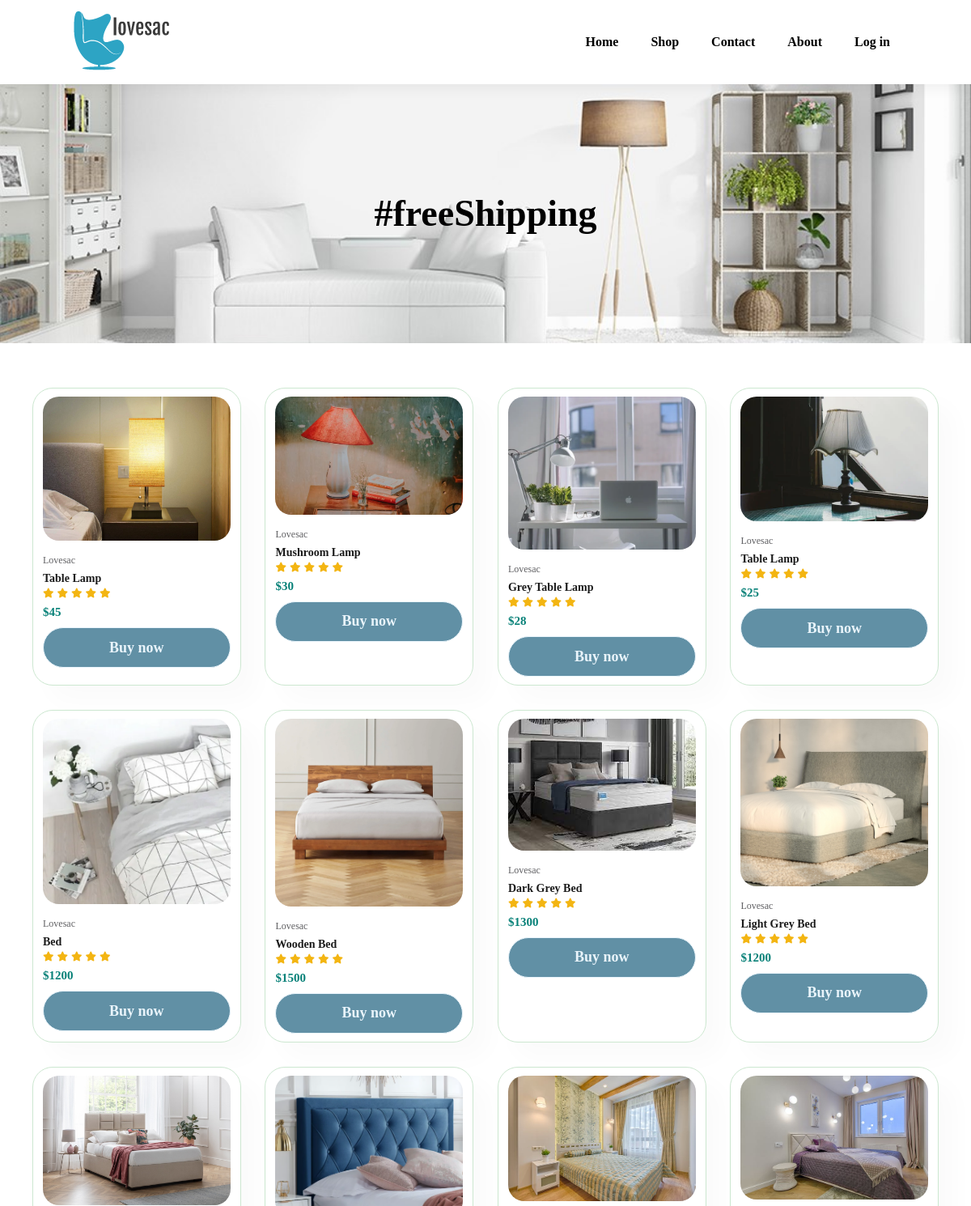
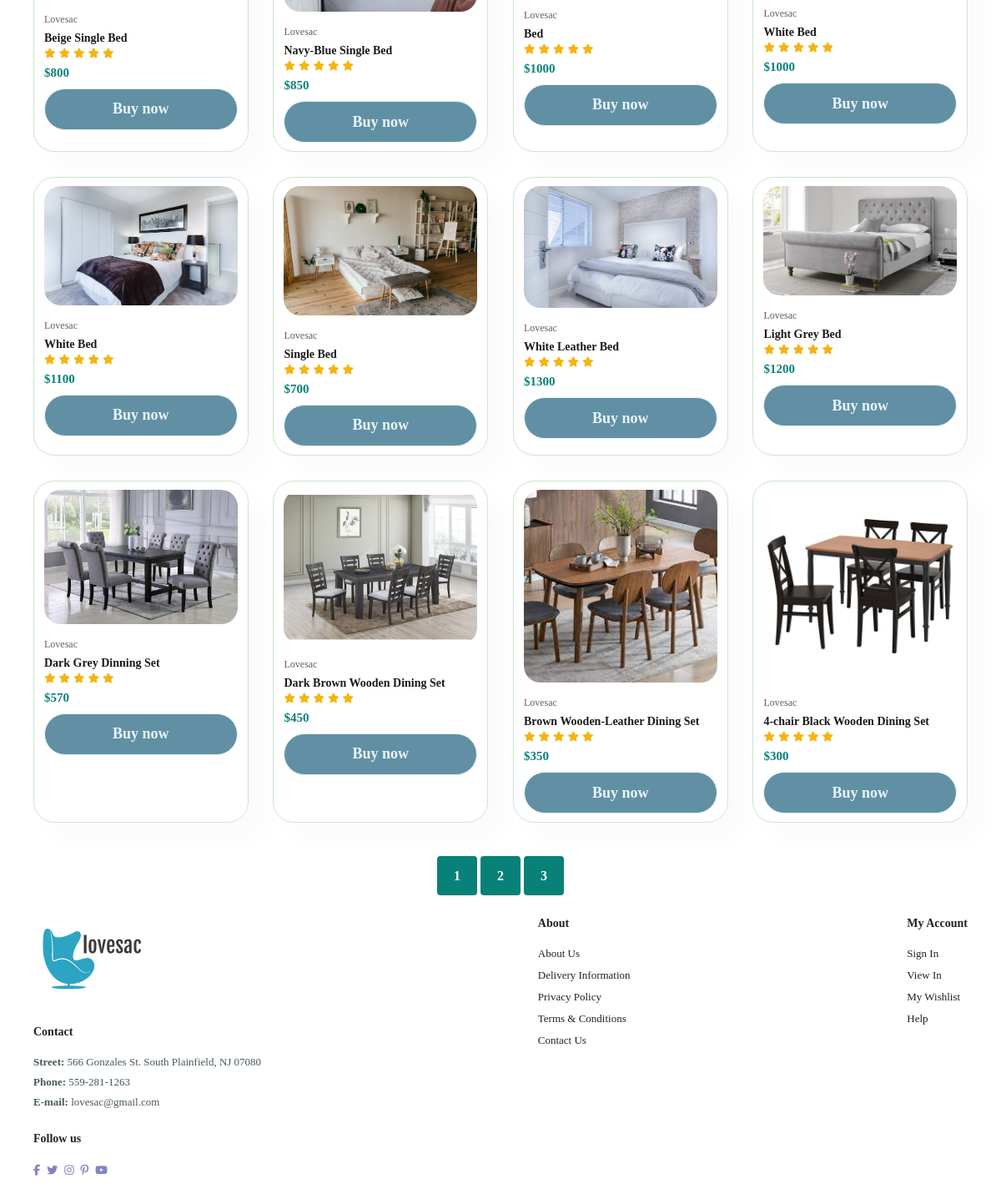
/shop2.php, run on the app's committed database (2 pictures, top to bottom).
### tables this page shows
CREATE TABLE `shop` (
  `products_ID` int(11) NOT NULL,
  `title` varchar(255) NOT NULL,
  `image` varchar(512) NOT NULL,
  `description` varchar(255) NOT NULL,
  `price` varchar(255) NOT NULL
);

### shop2.php (the view, shortened to what this page needs)
<?php
$db = new dbConnect();
$pdo = $db->connDB();
$query = $pdo->query('SELECT* from shop WHERE products_ID between 17 and 36');
$shop = $query->fetchAll();
?>
<!DOCTYPE html>
<html lang="en">
<head>
    <link rel="stylesheet" href="style.css">
    <link rel="stylesheet" href="https://cdnjs.cloudflare.com/ajax/libs/font-awesome/5.15.2/css/all.min.css">
    <link rel="stylesheet" href="https://fontawesome.com/icons/circle-xmark?s=solid&f=classic">
    <link rel="stylesheet" href="https://fontawesome.com/icons/arrow-right?s=light&f=classic">
</head>
<body>
<?php include 'header.php'; ?>
    <section id="page-header">
        <h2>#freeShipping</h2>
    </section>
    <section id="product1" class="section-p1">
        <div class="pro-container">
            <?php foreach ($shop as $shop1):?>
            <div class="pro">
               <img src="img/<?php echo $shop1['image']; ?>" alt="product image">
                <div class="des">
                    <span>Lovesac</span>
                    <h5><?php echo $shop1 ['title']; ?></h5>
                    <div class="star">
                        <i class="fas fa-star"></i>
                        <i class="fas fa-star"></i>
                        <i class="fas fa-star"></i>
                        <i class="fas fa-star"></i>
                        <i class="fas fa-star"></i>
                    </div>
                    <h4><?php echo $shop1 ['price']; ?></h4>
                    </div>
                <input type="submit" value="Buy now" name="submiti" onclick="<?php echo isset($_SESSION['username']) ? "window.location.href='completeBuying.php'" : "window.location.href='login.php'"; ?>">
            </div>
            <?php endforeach; ?>
            </div>
    </section>
    <section id="pageination" class="section-p1">
        <a onclick="window.location.href='shop.php'" href="#">1</a>
        <a onclick="window.location.href='shop2.php'" href="#" >2</a>
        <a onclick="window.location.href='shop3.php'" href="#">3</a>
    </section>
    <?php
    include 'footer.php';
    ?>
</body>
</html>

### header.php (shortened to what this page needs)
<!DOCTYPE html>
<html lang="en">
<head>
    <link rel="stylesheet" href="header.css">
    <link rel="stylesheet" href="../style.css">
    <link rel="stylesheet" href="https://cdnjs.cloudflare.com/ajax/libs/font-awesome/5.15.2/css/all.min.css">
    <link rel="stylesheet" href="https://fontawesome.com/icons/circle-xmark?s=solid&f=classic">
    <link rel="stylesheet" href="https://fontawesome.com/icons/arrow-right?s=light&f=classic">
</head>
<body>
<section id="header">
        <a href=#><img src="img/logo/logo_200x200.png" class="logo" alt=""></a>
        <div>
            <ul id="navbar">
                <li class = "<?= ($activePage == 'index.php')? 'active':' '?>"><a href="index.php">Home</a></li>
                <li class = "<?= ($activePage == 'shop.php')? 'active':' '?>"><a href="shop.php">Shop</a></li>
                <li class = "<?= ($activePage == 'contact.php')? 'active':' '?>"><a href="contact.php">Contact</a></li>
                <li class = "<?= ($activePage == 'about.php')? 'active':' '?>"><a href="about.php">About</a></li>
                <?php if(isset($_SESSION['username'])): ?>
                    <li><a href="logout.php">Log out</a></li>
                <?php else: ?>
                    <li class = "<?= ($activePage == 'login.php')? 'active':' '?>"><a href="login.php">Log in</a></li>
                <?php endif; ?>
            </ul>
        </div>
    </section>
</body>
</html>

### footer.php (shortened to what this page needs)
<!DOCTYPE html>
<html lang="en">
<head>
    <link rel="stylesheet" href="footer.css">
    <link rel="stylesheet" href="https://cdnjs.cloudflare.com/ajax/libs/font-awesome/5.15.2/css/all.min.css">
    <link rel="stylesheet" href="https://fontawesome.com/icons/circle-xmark?s=solid&f=classic">
    <link rel="stylesheet" href="https://fontawesome.com/icons/arrow-right?s=light&f=classic">
</head>
<body>
    <footer class="section-p1">
        <div class="col">
            <img class="logo" src="logo_200x200.png" alt="">
            <h4>Contact</h4>
            <p><strong>Street: </strong>566 Gonzales St. South Plainfield, NJ 07080</p>
            <p><strong>Phone: </strong>559-281-1263</p>
            <p><strong>E-mail: </strong>lovesac@gmail.com</p>
            <div class="follow">
                <h4>Follow us</h4>
                <div>
                    <a href="https://facebook.com"><i class="fab fa-facebook-f"></a></i>
                    <a href="https://twitter.com"><i class="fab fa-twitter"></a></i>
                    <a href="https://www.instagram.com/"><i class="fab fa-instagram"></a></i>
                    <a href="https://www.pinterest.com/"><i class="fab fa-pinterest-p"></a></i>
                    <a href="https://www.youtube.com/"><i class="fab fa-youtube"></a></i>
                </div>
            </div>
        </div>
        <div class="col">
            <h4>About</h4>
            <a onclick="window.location.href='about.php'" href="#">About Us</a>
            <a href="#">Delivery Information</a>
            <a href="#">Privacy Policy</a>
            <a href="#">Terms & Conditions</a>
            <a onclick="window.location.href='contact.php'"href="#">Contact Us</a>
        </div>
        <div class="col">
            <h4>My Account</h4>
            <a onclick="window.location.href='signup.php'"href="#">Sign In</a>
            <a onclick="window.location.href='index.php'"href="#">View In</a>
            <a href="#">My Wishlist</a>
            <a onclick="window.location.href='contact.php'"href="#">Help</a>
        </div>
    </footer>
</body>
</html>

### style.css (style rules this page uses)
* { margin: 0; padding: 0; box-sizing: border-box; font-family: Candara; }
h2 { font-size: 46px; line-height: 54px; color: #222; }
h4 { font-size: 20px; color: #222; }
p { font-size: 16px; color: #465b52; margin: 15px 0 20px 0; }
.section-p1 { padding: 20px 40px; }
body { width: 100%; }
#product1 { text-align: center; }
#product1 .pro-container { display: flex; justify-content: space-between; padding-top: 20px; flex-wrap: wrap; }
#product1 .pro { width: 23%; min-width: 250px; padding: 10px 12px; border: 1px solid #cce7d0; border-radius: 25px; cursor: pointer; box-shadow: 20px 20px 30px rgba(0,0,0, 0.02); margin: 15px 0; transition: 0.2s ease; position: relative; }
#product1 .pro img { width: 100%; border-radius: 20px; }
#product1 .pro .des { text-align: start; padding: 10px 0; }
#product1 .pro .des span { color: #606063; font-size: 12px; }
#product1 .pro .des h5 { padding-top: 7px; color: #1a1a1a; font-size: 14px; }
#product1 .pro .des i { font-size: 12px; color: rgb(243, 181, 18); }
#product1 .pro .des h4 { padding-top: 7px; font-size: 15px; font-weight: 700; color: #088178; }
#page-header { background-image: url("img/white.jpg"); width: 100%; height: 40vh; background-size: cover; display: flex; justify-content: center; text-align: center; flex-direction: column; padding: 14px; }
#page-header h2, #page-header p { color: black }
#pageination { text-align: center; }
#pageination a { text-decoration: none; background-color: #088178; padding: 15px 20px; border-radius: 4px; color: #fff; font-weight: 600; }
input[type="submit"] { width: 100%; height: 50px; border: 1px solid; background: rgb(97, 144, 165); border-radius: 25px; font-size: 18px; color: #e9f4fb; font-weight: 700; cursor: pointer; outline: none; }

### header.css (style rules this page uses)
* { margin: 0; padding: 0; box-sizing: border-box; font-family: Candara; }
#header { display: flex; align-items: center; justify-content: space-between; padding: 0.06px 80px; background: white; box-shadow: 0 5px 15px rgb(0, 0, 0, 0.06); z-index: 999; position: sticky; top: 0; left: 0; }
#navbar { display: flex; align-items: center; justify-content: center; }
#navbar li { list-style: none; padding: 0 20px; position: relative; }
#navbar li a { text-decoration: none; font-size: 16px; font-weight: 600; color: black; transition: 0.3s ease; }

### footer.css (style rules this page uses)
* { margin: 0; padding: 0; box-sizing: border-box; font-family: Candara; }
footer { display: flex; flex-wrap: wrap; justify-content: space-between; }
footer .col { display: flex; flex-direction: column; align-items: flex-start; margin-bottom: 20px; }
footer .logo { margin-bottom: 30px; }
footer h4 { font-size: 14px; padding-bottom: 20px; }
footer p { font-size: 13px; margin: 0 0 8px 0; }
footer a { font-size: 13px; text-decoration: none; color: #222; margin-bottom: 10px; }
footer .follow { margin-top: 20px; }
footer .follow i { color: rgb(132, 132, 194); padding-right: 4px; cursor: pointer; }
.section-p1 { padding: 20px 40px; }

### data on the page
shop: image (picture), title "Table Lamp", price "$45"
shop: image (picture), title "Mushroom Lamp", price "$30"
shop: image (picture), title "Grey Table Lamp", price "$28"
shop: image (picture), title "Table Lamp", price "$25"
shop: image (picture), title "Bed", price "$1200"
shop: image (picture), title "Wooden Bed", price "$1500"
shop: image (picture), title "Dark Grey Bed", price "$1300"
shop: image (picture), title "Light Grey Bed", price "$1200"
shop: image (picture), title "Beige Single Bed", price "$800"
shop: shows a picture, title "Navy-Blue Single Bed", price "$850"
shop: image (picture), title "Bed", price "$1000"
shop: image (picture), title "White Bed", price "$1000"
shop: image (picture), title "White Bed", price "$1100"
shop: image (picture), title "Single Bed", price "$700"
shop: image (picture), title "White Leather Bed", price "$1300"
shop: image (picture), title "Light Grey Bed", price "$1200"
shop: image (picture), title "Dark Grey Dinning Set", price "$570"
shop: image (picture), title "Dark Brown Wooden Dining Set", price "$450"
shop: image (picture), title "Brown Wooden-Leather Dining Set", price "$350"
shop: image (picture), title "4-chair Black Wooden Dining Set", price "$300"
